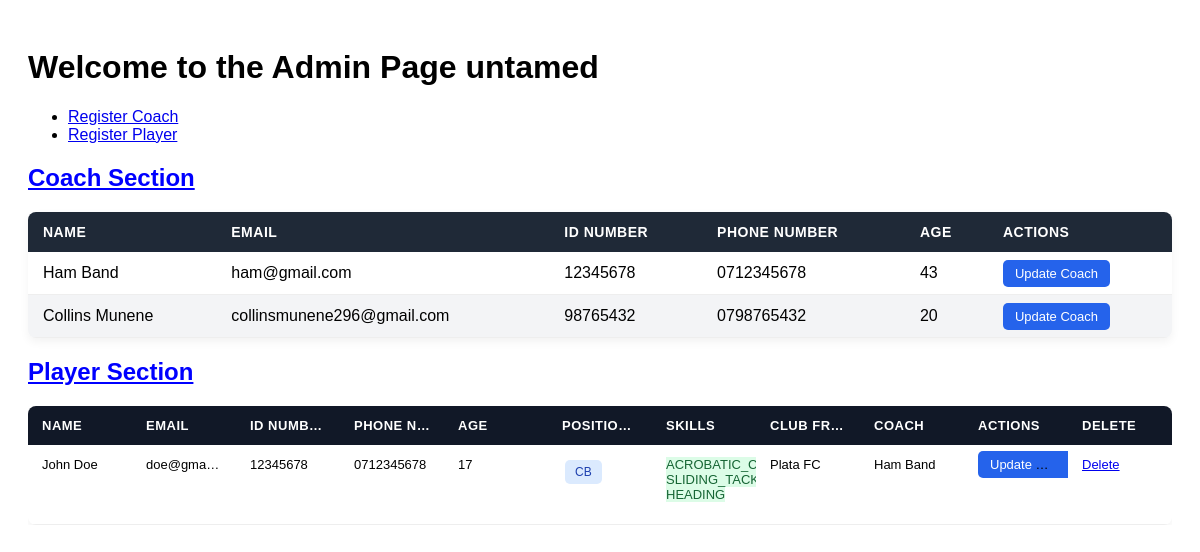
The page /admin (signed in) on the database as committed earlier.
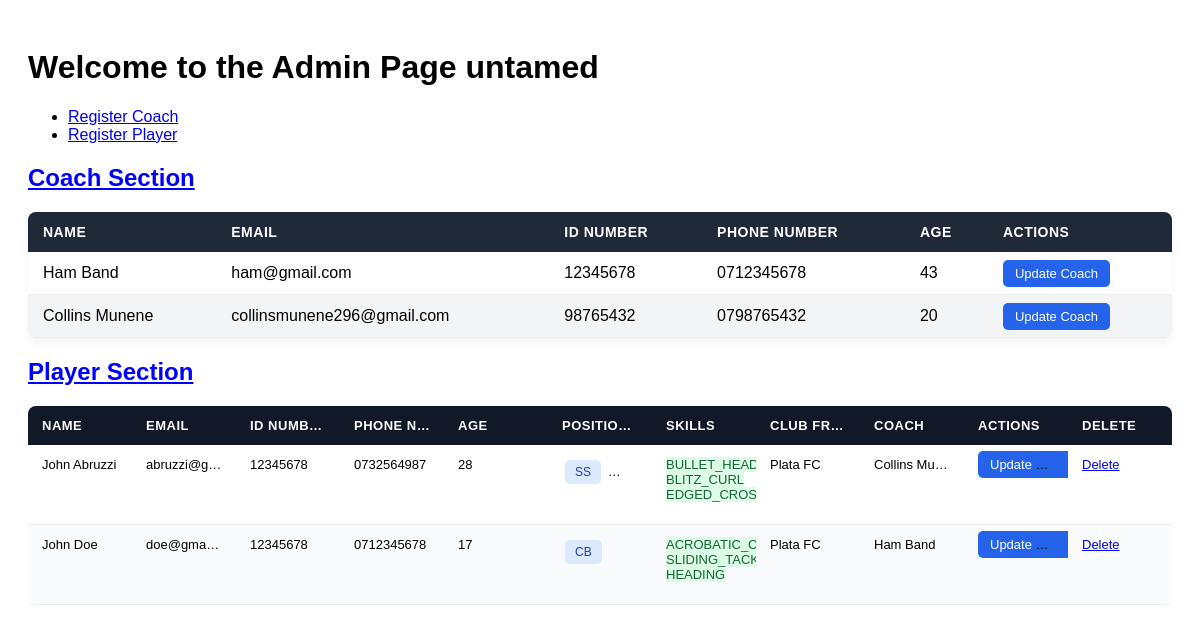
The same page on the database as committed later.
### apps/models.py (models this page shows, shortened)
class Coach(models.Model):
    name = models.CharField(max_length=30)
    user = models.OneToOneField(User, on_delete=models.CASCADE, null=True)
    email = models.EmailField(unique=True)
    phone_number = models.CharField(max_length=10,validators=[phone_validator])
    id_no = models.CharField(max_length=8,validators=[id_validator])
    date_of_birth = models.DateField()
    created_at = models.DateTimeField(auto_now_add=True)
    @property
    def age(self):
        today = date.today()
        age = today.year - self.date_of_birth.year
        if (today.month, today.day) < (self.date_of_birth.month, self.date_of_birth.day):
            age-=1
        return age
    def __str__(self):
        return f'{self.name}'

class Player(models.Model):
    name = models.CharField(max_length=30)
    user = models.OneToOneField(User, on_delete=models.CASCADE, null=True)
    email = models.EmailField(unique=True)
    date_of_birth = models.DateField()
    phone_number = models.CharField(max_length=10, validators=[phone_validator])
    id_no = models.CharField(max_length=8, validators=[id_validator], blank=True)
    skills = models.ManyToManyField(Skills)
    coach = models.ForeignKey(Coach, on_delete=models.SET_NULL, null=True)
    player_position = models.ManyToManyField(Position)
    contract = models.OneToOneField(Contract, on_delete=models.CASCADE, null=True)
    club_before = models.ForeignKey(Club, on_delete=models.SET_NULL, null=True, blank=True, related_name="previous_players")
    current_club = models.ForeignKey(Club, on_delete=models.SET_NULL, null=True, related_name='current_players')
    created_at = models.DateTimeField(auto_now_add=True)
    class Activity(models.TextChoices):
        BENCH = "BENCH", "Bench"
        SUB = "SUBSTITUTE", "Substitute"
        STARTING = "STARTING_11", "Starting_11"
    activity = models.CharField(choices=Activity.choices)
    @property
    def age(self):
        today = date.today()
        age = today.year - self.date_of_birth.year
        if (today.month, today.day) < (self.date_of_birth.month, self.date_of_birth.day):
            age -= 1
        return age
    class Meta:
        ordering = ['-created_at']

class Position(models.Model):
    POSITION_CHOICES = [
        ('GK', 'Goalkeeper'),
        ('CB', 'Center Back'),
        ('RB', 'Right Back'),
        ('LB', 'Left Back'),
        ('DMF', 'Defensive Midfielder'),
        ('CMF', 'Center Midfielder'),
        ('AMF', 'Attacking Midfielder'),
        ('SS', 'Second Striker'),
        ('CF', 'Centre Forward'),
    ]
    position = models.CharField(max_length=3, choices=POSITION_CHOICES)

class Skills(models.Model):
    DEFENSIVE_SKILLS = [
    ('ACROBATIC_CLEARANCES', 'Acrobatic Clearances'),
    ('SLIDING_TACKLE', 'Sliding Tackle'),
    ('STANDING_TACKLE', 'Sanding Tackle'),
    ('HEADING', 'Heading'),
    ('SUPER_JUMP', 'Super Jump'),
    ]
    ATTACKING_SKILLS = [
        ('BULLET_HEADER', 'Bullet Header'),
        ('BLITZ_CURL', 'Blitz Curl'),
        ('EDGED_CROSSING', 'Edged Crossing'),
        ('OUTSIDE_CURL', 'Outside Curl'),
        ('CHIP_SHOT', 'Chip Shot'),
    ]
    PLAYER_SKILLS = DEFENSIVE_SKILLS + ATTACKING_SKILLS
    skills = models.CharField(max_length=30, choices=PLAYER_SKILLS)

class Club(models.Model):
    name = models.CharField(max_length=20, unique=True)
    location = models.CharField(max_length=20)
    region = models.CharField(max_length=20)
    class Meta:
        ordering = ['-name']
    def __str__(self):
        return self.name

### apps/views.py (the view, shortened to what this page needs)
# urls.py: path('admin', views.AdminPage.as_view(), name='admin-page'),
class AdminPage(LoginRequiredMixin, UserPassesTestMixin, View):
    def test_func(self):
        return self.request.user.is_staff
    def get(self, request):
        players = Player.objects.all()
        coaches = Coach.objects.all()
        context = {
            'players': players, 'coaches': coaches
        }
        return render(request, 'apps/admin.html', context)

### apps/templates/apps/admin.html (shortened to what this page needs)
{% extends 'apps/base.html' %}
{% block content %}
    <h1>Welcome to the Admin Page {{request.user}}</h1>
    <ul>
        <li><a href="{% url 'apps:create-coach' %}">Register Coach</a> </li>
        <Li><a href="{% url 'apps:register-player' %}">Register Player</a></Li>
    </ul>
    <h2 style="color: blue; text-decoration: underline;">Coach Section</h2>
    <table class="coach-table">
        <thead>
            <tr>
                <th>Name</th>
                <th>Email</th>
                <th>Id Number</th>
                <th>Phone Number</th>
                <th>Age</th>
                <th>Actions</th>
            </tr>
        </thead>
        <tbody>
             {% for coach in coaches %}
             <tr>
                <td>{{coach.name}}</td>
                <td>{{coach.email}}</td>
                <td>{{coach.id_no}}</td>
                <td>{{coach.phone_number}}</td>
                <td>{{coach.age}}</td>
                <td><a class="btn-update" href="{% url 'apps:update-coach' coach.id %}">Update Coach</a></td>
             </tr>
             {% empty %}
             <tr>
                <td>No registered coach yet.</td>
             </tr>
             {% endfor %}
        </tbody>
    </table>
    <h2 style="color: blue; text-decoration: underline;">Player Section</h2>
    <div class="table-container">
        <table class="player-table">
            <thead>
                <tr>
                    <th>Name</th>
                    <th>Email</th>
                    <th>Id Number</th>
                    <th>Phone Number</th>
                    <th>Age</th>
                    <th>Position(s)</th>
                    <th>Skills</th>
                    <th>Club From</th>
                    <th>Coach</th>
                    <th>Actions</th>
                    <th>Delete</th>
                </tr>
            </thead>
            <tbody>
                {% for player in players %}
                    <tr>
                        <td>{{player.name}}</td>
                        <td class="truncate">{{player.email}}</td>
                        <td>{{player.id_no}}</td>
                        <td>{{player.phone_number}}</td>
                        <td>{{player.age}}</td>
                        <td>
                            {% for position in player.player_position.all %}
                                <span class="tag position">{{position.position}}</span>
                            {% empty %}
                                <span class="muted">None</span>
                            {% endfor %}
                        </td>
                        <td>
                            <div class="skills-cell">
                                {% for skill in player.skills.all %}
                                    <span class="skill">{{skill.skills}}</span>
                                {% empty %}
                                    <span class="muted">Empty</span>
                                {% endfor %}
                            </div>
                        </td>
                        <td>{{player.club_before}}</td>
                        <td>{{player.coach}}</td>
                        <td>
                            <a class="btn-update" href="{% url 'apps:update-player' player.id %}">Update Player</a>
                        </td>
                        <td><a href="{% url 'apps:delete-player' player.id%}">Delete</a></td>
                    </tr>
                {% empty %}
                    <tr>
                        <td colspan="10" style="color: red;">We are working on the players table!!! Sorry for the inconveniences caused.</td>
                    </tr>
                {% endfor %}
            </tbody>
        </table>
    </div>
{% endblock %}

Rows that differ between the two databases and show on the page:
added Player: name "John Abruzzi", email "abruzzi@g…", id_no "12345678", phone_number "0732564987", age "28", club_before "Plata FC", coach "Collins Mu…"
now on this page (row unchanged): Position: position "SS", shown under "John Abruzzi"
now on this page (row unchanged): Skills: skills "BULLET_…", shown under "John Abruzzi"
now on this page (row unchanged): Skills: skills "BLITZ_CU…", shown under "John Abruzzi"
now on this page (row unchanged): Skills: skills "EDGED_C…", shown under "John Abruzzi"
